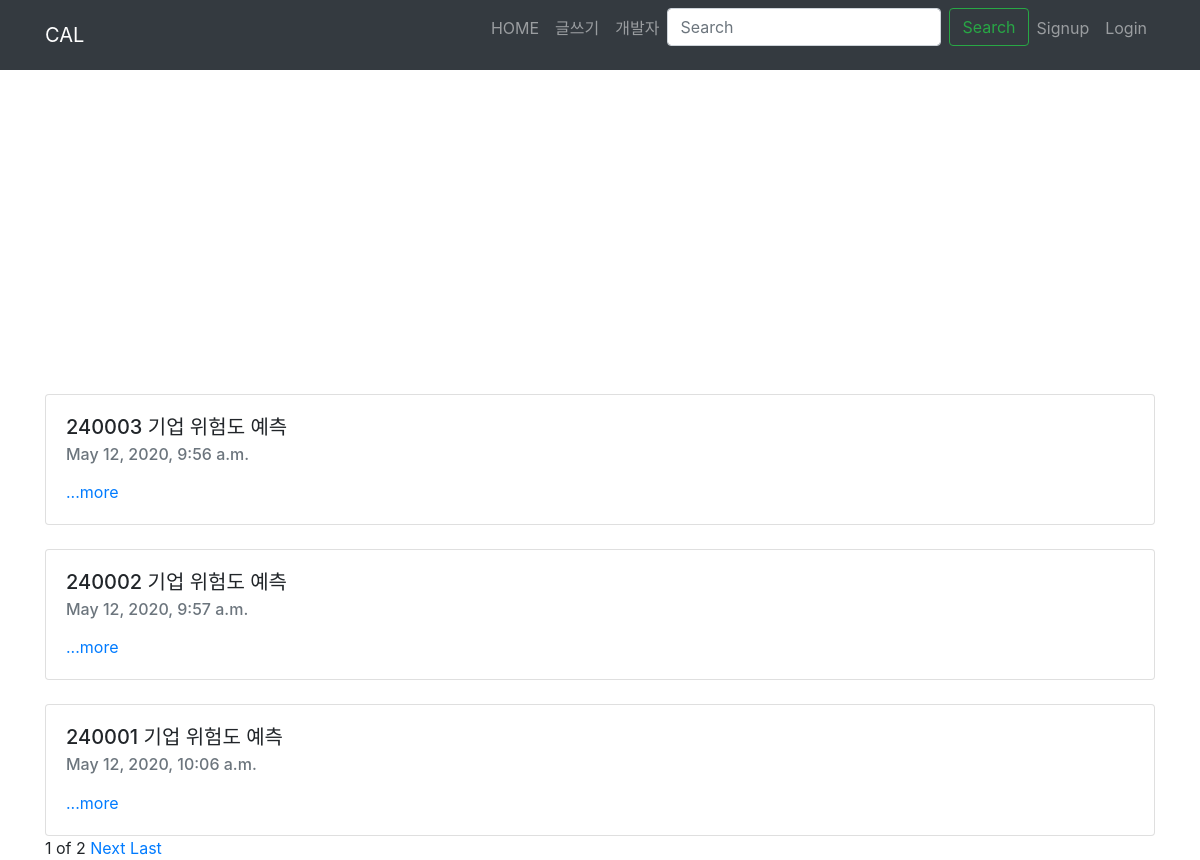
The page / on the database its author committed.
### blog/models.py (models this page shows)
class Blog(models.Model):
    title = models.CharField(max_length=200)
    pub_date = models.DateTimeField('date published')
    body = models.TextField()

### blog/views.py (the view)
# urls.py: path('', views.home, name='blog'),
def home(request):
    blogs = Blog.objects
    blog_list=Blog.objects.all()
    paginator = Paginator(blog_list,3)
    page = request.GET.get('page')
    posts = paginator.get_page(page)
    return render(request,'blog/home.html',{'blogs':blogs,'posts':posts})

### blog/templates/blog/home.html (shortened to what this page needs)
{% extends 'base.html' %}
{% block content %}
<!DOCTYPE html>
<html>
<head>
</head>
<body>
<div id="map" style="width:100%;height:300px;"></div>
</body>
</html>
{% for blog in posts %}
  <br>
  <div class="card">
      <div class="card-body">
          <h5 class="card-title">{{blog.title}}</h5>
          <h6 class="card-subtitle mb-2 text-muted">{{blog.pub_date}}</h6>
          <a href="{%url 'detail' blog.id%}" class="card-link">...more</a>
      </div>
  </div>
  {%endfor%}
  <span>{{posts.number}}</span>
  <span>of</span>
  <span>{{posts.paginator.num_pages}}</span>
  {%if posts.has_next%}
  <a href="?page={{posts.next_page_number}}">Next</a>
  <a href="?page={{posts.paginator.num_pages}}">Last</a>
  {%endif%}
{% endblock %}

### rows shown on the page
Blog: title "240003 기업 위험도 예측", pub_date "May 12, 2020, 9:56 a.m."
Blog: title "240002 기업 위험도 예측", pub_date "May 12, 2020, 9:57 a.m."
Blog: title "240001 기업 위험도 예측", pub_date "May 12, 2020, 10:06 a.m."

### other values the page prints
{{ posts.number }} "1"
{{ posts.paginator.num_pages }} "2"
